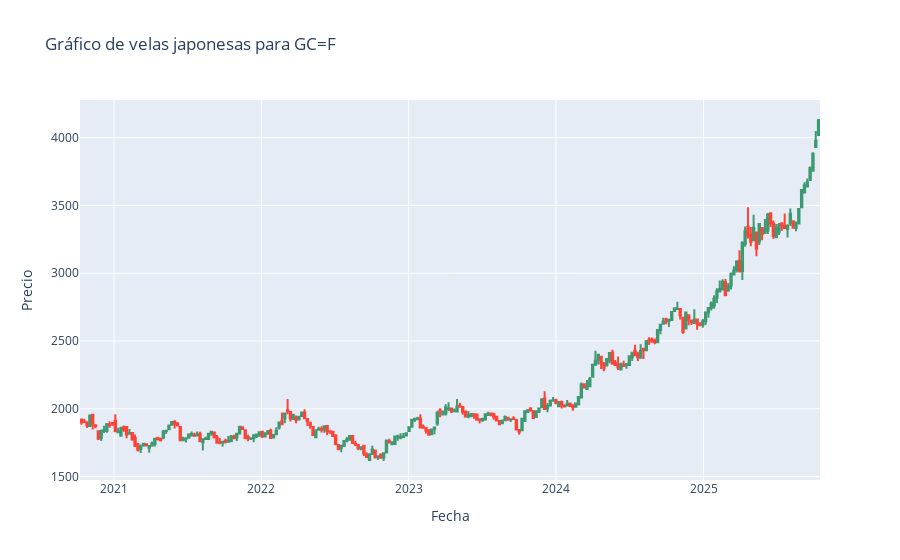

The notebook cell this image was saved under:
### Markdown cell above
---
<div style="text-align: center;">
    <h2><strong>Gold Futures </strong></h2>
    <h3>Ticker: GC=F</h3>
</div>

### Code cell
# Selecciona el ticker que quieres analizar
ticker = tickers[6]  # Por ejemplo, el primero de la lista

# Si descargaste los datos en formato multi-index, selecciona el ticker así:
df_ticker = data.xs(ticker, axis=1, level=1)
df_ticker = df_ticker.dropna()
# Graficar precios de apertura y cierre
fig = go.Figure(data=[
    go.Candlestick(
        x=df_ticker.index,
        open=df_ticker['Open'],
        high=df_ticker['High'],
        low=df_ticker['Low'],
        close=df_ticker['Close'],
        name='Precio'
    )
])

fig.update_layout(
    title=f'Gráfico de velas japonesas para {ticker}',
    xaxis_title='Fecha',
    yaxis_title='Precio',
    xaxis_rangeslider_visible=False
)

fig.show()

# Calcular variaciones
# Variación semanal (última semana vs anterior)
var_semana = (df_ticker['Close'].iloc[-1] - df_ticker['Close'].iloc[-2])/df_ticker['Close'].iloc[-2] * 100
# Variación mensual (último vs hace 4 semanas)
var_mes = (df_ticker['Close'].iloc[-1] - df_ticker['Close'].iloc[-5])/df_ticker['Close'].iloc[-5] * 100
# Variación anual (último vs hace 52 semanas)
var_anio = (df_ticker['Close'].iloc[-1] - df_ticker['Close'].iloc[-53])/df_ticker['Close'].iloc[-53] * 100

print(f"Variación semanal: {var_semana:.2f}%")
print(f"Variación mensual: {var_mes:.2f}%")
print(f"Variación anual  : {var_anio:.2f}%")

### Figure 1 — Plotly figure (JSON) as saved in the notebook; plotly's stock layout.template omitted (floating-point values rounded to 4 significant figures; data arrays with more than 128 entries replaced by an {"elided": "..."} marker saying what was removed)
{"data": [{"close": {"elided": "262 float values"}, "high": {"elided": "262 float values"}, "low": {"elided": "262 float values"}, "name": "Precio", "open": {"elided": "262 float values"}, "type": "candlestick", "x": {"elided": "262 str values"}}], "layout": {"title": {"text": "Gráfico de velas japonesas para GC=F"}, "xaxis": {"rangeslider": {"visible": false}, "title": {"text": "Fecha"}}, "yaxis": {"title": {"text": "Precio"}}}}
